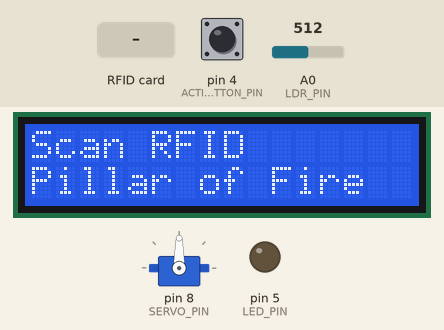
The sketch below on a simulated Arduino Uno, built with avr-gcc and run on an emulated ATmega328P. On the bench: servo, 16×2 character LCD, output pins drawn as LEDs (lit = HIGH). Dashed ring = blinking. The inputs (shaded band) are chosen by the test bench; at power-on: A0 (LDR_PIN) = 512, pin 4 (ACTIVATOR_BUTTON_PIN) HIGH. Pins used as bus, display or sensor lines are not drawn; what the sketch prints to the serial monitor is not drawn.

Above: at 2.3 s.
2.4 s: RFID card 5E 7A 19 C4 held to the reader
At 2.55 s:
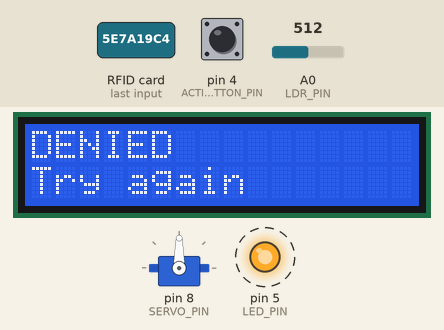
4.6 s: A0 (LDR_PIN) set to 490
At 7.4 s:
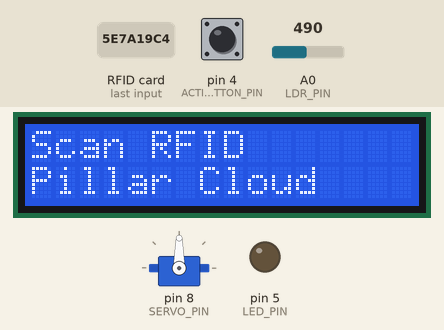
7.6 s: RFID card 6A 53 1B B1 held to the reader
At 8.7 s:
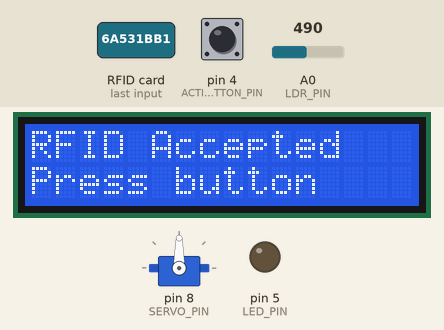
9.1 s: pin 4 (ACTIVATOR_BUTTON_PIN) pulled LOW for 0.15 s
At 10.0 s:
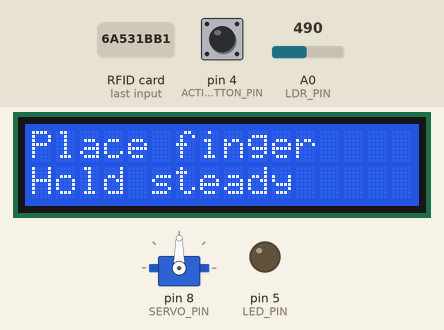
Timing chart, 0 to 11.7 s (numbered marks = the images above; inputs shaded):
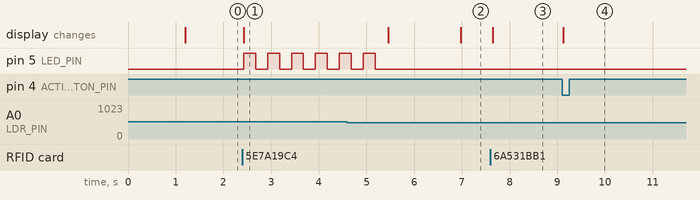

Measured:
- the behaviour switches between 501 and 500 on A0 (LDR_PIN) (found by bisection; images 1 and 2)
- after the input at 2.4 s, pin 5 (LED_PIN): alternates HIGH for 0.25 s and LOW for 0.25 s, starting at once; the display: changes at once (image 1)
- after the input at 4.6 s, the display: first differs from a run without the input after 2.4 s (image 2)
- after the input at 7.6 s, the display: changes after 0.05 s (image 3)
- after the input at 9.1 s, the display: changes at once (image 4)

The sketch:

ARD_GROUP_25.ino
```cpp
#include <SPI.h>
#include <MFRC522.h>
#include <Wire.h>
#include <LiquidCrystal_I2C.h>
#include <Servo.h>
#include <SoftwareSerial.h>
#include <Adafruit_Fingerprint.h>

// LCD I2C
// If the LCD does not show text, try changing 0x27 to 0x3F
LiquidCrystal_I2C lcd_1(0x27, 16, 2);

// Servo
Servo gateServo;

// RFID RC522 pins
#define RFID_SS_PIN 10
#define RFID_RST_PIN A2

MFRC522 rfid(RFID_SS_PIN, RFID_RST_PIN);

// Authorized RFID UID: 6A 53 1B B1
byte authorizedUID[4] = {0x6A, 0x53, 0x1B, 0xB1};

// Fingerprint sensor pins
// Sensor TX -> Arduino D2
// Sensor RX -> Arduino D3
SoftwareSerial fingerSerial(2, 3);
Adafruit_Fingerprint finger = Adafruit_Fingerprint(&fingerSerial);

// Pins
const int ACTIVATOR_BUTTON_PIN = 4;
const int LED_PIN = 5;
const int SERVO_PIN = 8;
const int LDR_PIN = A0;

// Button logic
const int BUTTON_PRESSED = LOW;

// Thresholds
const int LDR_THRESHOLD = 500;

// Continuous Servo control
// 90 is stop, values below and above 90 rotate in opposite directions
const int SERVO_STOP = 90;
const int SERVO_OPEN_SPEED = 70;
const int SERVO_CLOSE_SPEED = 110;

// Separate movement times
const unsigned long SERVO_OPEN_MOVE_TIME = 700;
const unsigned long SERVO_CLOSE_MOVE_TIME = 805;

// Gate open waiting times
const unsigned long DAY_OPEN_TIME = 3000;     // Cloud mode
const unsigned long NIGHT_OPEN_TIME = 5000;   // Fire mode

// States
const int STATE_IDLE = 0;
const int STATE_IDENTIFIED = 1;
const int STATE_VERIFICATION = 2;
const int STATE_OPEN_GATE = 3;
const int STATE_DENIED = 4;

int currentState = STATE_IDLE;

unsigned long stateStartTime = 0;

bool stateJustChanged = true;
bool nightMode = false;
bool lastNightMode = false;

int ledBrightness = 80;
unsigned long gateOpenTime = DAY_OPEN_TIME;

void setup()
{
  Serial.begin(9600);

  pinMode(ACTIVATOR_BUTTON_PIN, INPUT_PULLUP);
  pinMode(LED_PIN, OUTPUT);

  gateServo.attach(SERVO_PIN);
  gateServo.write(SERVO_STOP);

  lcd_1.init();
  lcd_1.backlight();

  SPI.begin();
  rfid.PCD_Init();

  finger.begin(57600);

  analogWrite(LED_PIN, 0);

  Serial.println("System started");
  Serial.println("Servo stopped at startup");
  Serial.println("RFID ready");

  if (finger.verifyPassword())
  {
    Serial.println("Fingerprint sensor ready");
  }
  else
  {
    Serial.println("Fingerprint sensor NOT found");

    lcd_1.clear();
    lcd_1.setCursor(0, 0);
    lcd_1.print("Finger sensor");
    lcd_1.setCursor(0, 1);
    lcd_1.print("NOT found");

    while (1)
    {
      delay(1000);
    }
  }

  changeState(STATE_IDLE);
}

void loop()
{
  if (currentState == STATE_IDLE)
  {
    handleIdle();
  }
  else if (currentState == STATE_IDENTIFIED)
  {
    handleIdentified();
  }
  else if (currentState == STATE_VERIFICATION)
  {
    handleVerification();
  }
  else if (currentState == STATE_OPEN_GATE)
  {
    handleOpenGate();
  }
  else if (currentState == STATE_DENIED)
  {
    handleDenied();
  }
}

bool buttonPressed(int pin)
{
  return digitalRead(pin) == BUTTON_PRESSED;
}

void changeState(int newState)
{
  currentState = newState;
  stateStartTime = millis();
  stateJustChanged = true;

  Serial.print("State changed to: ");
  Serial.println(stateName(newState));
}

String stateName(int state)
{
  if (state == STATE_IDLE)
  {
    return "IDLE";
  }
  else if (state == STATE_IDENTIFIED)
  {
    return "IDENTIFIED";
  }
  else if (state == STATE_VERIFICATION)
  {
    return "VERIFICATION";
  }
  else if (state == STATE_OPEN_GATE)
  {
    return "OPEN_GATE";
  }
  else if (state == STATE_DENIED)
  {
    return "DENIED";
  }

  return "UNKNOWN";
}

void readEnvironment()
{
  int ldrValue = analogRead(LDR_PIN);

  // Reversed real LDR logic:
  // In your real circuit, higher value means darker.
  if (ldrValue > LDR_THRESHOLD)
  {
    nightMode = true;
    ledBrightness = 255;
    gateOpenTime = NIGHT_OPEN_TIME;
  }
  else
  {
    nightMode = false;
    ledBrightness = 80;
    gateOpenTime = DAY_OPEN_TIME;
  }
}

void showIdleScreen()
{
  lcd_1.clear();
  lcd_1.setCursor(0, 0);
  lcd_1.print("Scan RFID");

  lcd_1.setCursor(0, 1);

  if (nightMode)
  {
    lcd_1.print("Pillar of Fire");
  }
  else
  {
    lcd_1.print("Pillar Cloud");
  }
}

void handleIdle()
{
  readEnvironment();

  gateServo.write(SERVO_STOP);
  analogWrite(LED_PIN, 0);

  if (stateJustChanged || nightMode != lastNightMode)
  {
    showIdleScreen();

    Serial.print("LDR value: ");
    Serial.println(analogRead(LDR_PIN));

    if (nightMode)
    {
      Serial.println("Mode: Pillar of Fire");
    }
    else
    {
      Serial.println("Mode: Pillar of Cloud");
    }

    lastNightMode = nightMode;
    stateJustChanged = false;
  }

  int rfidResult = readRFID();

  if (rfidResult == 1)
  {
    Serial.println("RFID accepted");
    changeState(STATE_IDENTIFIED);
    return;
  }
  else if (rfidResult == -1)
  {
    Serial.println("RFID denied");
    changeState(STATE_DENIED);
    return;
  }
}

void handleIdentified()
{
  if (stateJustChanged)
  {
    gateServo.write(SERVO_STOP);
    analogWrite(LED_PIN, 0);

    lcd_1.clear();
    lcd_1.setCursor(0, 0);
    lcd_1.print("RFID Accepted");

    lcd_1.setCursor(0, 1);
    lcd_1.print("Press button");

    Serial.println("Waiting for operator approval");
    stateJustChanged = false;
  }

  if (buttonPressed(ACTIVATOR_BUTTON_PIN))
  {
    Serial.println("Operator button pressed");
    changeState(STATE_VERIFICATION);
    return;
  }
}

void handleVerification()
{
  if (stateJustChanged)
  {
    gateServo.write(SERVO_STOP);

    lcd_1.clear();
    lcd_1.setCursor(0, 0);
    lcd_1.print("Place finger");

    lcd_1.setCursor(0, 1);
    lcd_1.print("Hold steady");

    Serial.println("Waiting for fingerprint");
    stateJustChanged = false;
  }

  int fingerResult = readFingerprint();

  if (fingerResult == 0)
  {
    return;
  }

  if (fingerResult == 1)
  {
    Serial.println("Fingerprint accepted");
    changeState(STATE_OPEN_GATE);
    return;
  }

  if (fingerResult == -1)
  {
    Serial.println("Fingerprint denied");
    changeState(STATE_DENIED);
    return;
  }
}

void handleOpenGate()
{
  if (stateJustChanged)
  {
    readEnvironment();

    lcd_1.clear();
    lcd_1.setCursor(0, 0);
    lcd_1.print("PASS NOW");

    lcd_1.setCursor(0, 1);

    if (nightMode)
    {
      lcd_1.print("Fire mode 5s");
    }
    else
    {
      lcd_1.print("Cloud mode 3s");
    }

    Serial.println("Opening gate");

    analogWrite(LED_PIN, ledBrightness);

    // Rotate to open position
    gateServo.write(SERVO_OPEN_SPEED);
    delay(SERVO_OPEN_MOVE_TIME);
    gateServo.write(SERVO_STOP);

    Serial.println("Gate opened");
    Serial.print("Waiting open for: ");
    Serial.println(gateOpenTime);

    delay(gateOpenTime);

    Serial.println("Closing gate");

    // Rotate back to closed position
    gateServo.write(SERVO_CLOSE_SPEED);
    delay(SERVO_CLOSE_MOVE_TIME);
    gateServo.write(SERVO_STOP);

    analogWrite(LED_PIN, 0);

    Serial.println("Gate closed");

    waitForButtonRelease();
    waitForRFIDRemoval();

    changeState(STATE_IDLE);
    return;
  }
}

void handleDenied()
{
  if (stateJustChanged)
  {
    gateServo.write(SERVO_STOP);

    lcd_1.clear();
    lcd_1.setCursor(0, 0);
    lcd_1.print("DENIED");

    lcd_1.setCursor(0, 1);
    lcd_1.print("Try again");

    Serial.println("Access denied");

    for (int i = 0; i < 6; i++)
    {
      digitalWrite(LED_PIN, HIGH);
      delay(250);
      digitalWrite(LED_PIN, LOW);
      delay(250);
    }

    waitForButtonRelease();
    waitForRFIDRemoval();

    changeState(STATE_IDLE);
    return;
  }
}

int readRFID()
{
  if (!rfid.PICC_IsNewCardPresent())
  {
    return 0;
  }

  if (!rfid.PICC_ReadCardSerial())
  {
    return 0;
  }

  Serial.print("Scanned UID: ");

  for (byte i = 0; i < rfid.uid.size; i++)
  {
    if (rfid.uid.uidByte[i] < 0x10)
    {
      Serial.print("0");
    }

    Serial.print(rfid.uid.uidByte[i], HEX);

    if (i < rfid.uid.size - 1)
    {
      Serial.print(" ");
    }
  }

  Serial.println();

  bool authorized = isAuthorizedUID();

  rfid.PICC_HaltA();
  rfid.PCD_StopCrypto1();

  if (authorized)
  {
    return 1;
  }

  return -1;
}

bool isAuthorizedUID()
{
  if (rfid.uid.size != 4)
  {
    return false;
  }

  for (byte i = 0; i < 4; i++)
  {
    if (rfid.uid.uidByte[i] != authorizedUID[i])
    {
      return false;
    }
  }

  return true;
}

int readFingerprint()
{
  uint8_t p = finger.getImage();

  if (p == FINGERPRINT_NOFINGER)
  {
    return 0;
  }

  if (p != FINGERPRINT_OK)
  {
    return 0;
  }

  delay(300);

  p = finger.image2Tz();

  if (p != FINGERPRINT_OK)
  {
    return 0;
  }

  Serial.println("Fingerprint converted");

  p = finger.fingerSearch();

  if (p == FINGERPRINT_OK)
  {
    Serial.print("Found finger ID: ");
    Serial.println(finger.fingerID);

    Serial.print("Confidence: ");
    Serial.println(finger.confidence);

    return 1;
  }

  if (p == FINGERPRINT_NOTFOUND)
  {
    Serial.println("Fingerprint not found");
    return -1;
  }

  return 0;
}

void waitForButtonRelease()
{
  while (buttonPressed(ACTIVATOR_BUTTON_PIN))
  {
    delay(20);
  }
}

void waitForRFIDRemoval()
{
  Serial.println("Remove RFID tag");

  lcd_1.clear();
  lcd_1.setCursor(0, 0);
  lcd_1.print("Remove RFID");
  lcd_1.setCursor(0, 1);
  lcd_1.print("Resetting...");

  delay(1500);

  rfid.PICC_HaltA();
  rfid.PCD_StopCrypto1();
}
```
